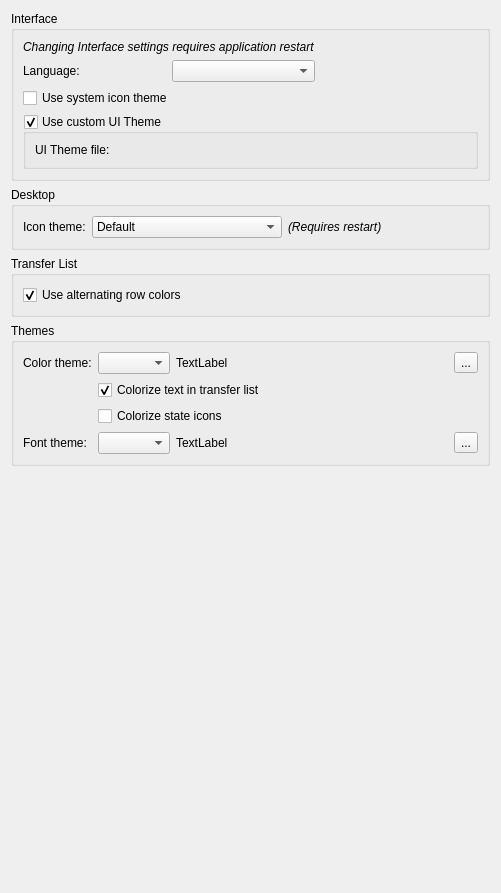
          <widget class="QWidget" name="scrollAreaWidgetContents_5">
           <property name="geometry">
            <rect>
             <x>0</x>
             <y>0</y>
             <width>501</width>
             <height>893</height>
            </rect>
           </property>
           <layout class="QVBoxLayout" name="verticalLayout_25">
            <item>
             <widget class="QGroupBox" name="UISettingsBox">
              <property name="title">
               <string>Interface</string>
              </property>
              <layout class="QGridLayout" name="gridLayout_81">
               <item row="3" column="0" colspan="3">
                <widget class="QGroupBox" name="checkUseCustomTheme">
                 <property name="title">
                  <string>Use custom UI Theme</string>
                 </property>
                 <property name="checkable">
                  <bool>true</bool>
                 </property>
                 <layout class="QHBoxLayout" name="horizontalLayout_18">
                  <item>
                   <widget class="QLabel" name="label_16">
                    <property name="text">
                     <string>UI Theme file:</string>
                    </property>
                   </widget>
                  </item>
                  <item>
                   <widget class="FileSystemPathLineEdit" name="customThemeFilePath" native="true"/>
                  </item>
                 </layout>
                </widget>
               </item>
               <item row="1" column="2">
                <spacer name="horizontalSpacer_111">
                 <property name="orientation">
                  <enum>Qt::Horizontal</enum>
                 </property>
                 <property name="sizeHint" stdset="0">
                  <size>
                   <width>200</width>
                   <height>20</height>
                  </size>
                 </property>
                </spacer>
               </item>
               <item row="1" column="0">
                <widget class="QLabel" name="label_9">
                 <property name="text">
                  <string>Language:</string>
                 </property>
                </widget>
               </item>
               <item row="2" column="0" colspan="2">
                <widget class="QCheckBox" name="checkUseSystemIcon">
                 <property name="text">
                  <string>Use system icon theme</string>
                 </property>
                </widget>
               </item>
               <item row="1" column="1">
                <widget class="QComboBox" name="comboI18n">
                 <property name="minimumSize">
                  <size>
                   <width>0</width>
                   <height>0</height>
                  </size>
                 </property>
                 <property name="sizeAdjustPolicy">
                  <enum>QComboBox::AdjustToContents</enum>
                 </property>
                 <property name="modelColumn">
                  <number>0</number>
                 </property>
                </widget>
               </item>
               <item row="0" column="0" colspan="2">
                <widget class="QLabel" name="label_15">
                 <property name="font">
                  <font>
                   <italic>true</italic>
                  </font>
                 </property>
                 <property name="text">
                  <string>Changing Interface settings requires application restart</string>
                 </property>
                </widget>
               </item>
              </layout>
             </widget>
            </item>
            <item>
             <widget class="QGroupBox" name="groupBoxAppearanceDesktop">
              <property name="title">
               <string>Desktop</string>
              </property>
              <layout class="QFormLayout" name="formLayout">
               <item row="0" column="0">
                <widget class="QLabel" name="label_27">
                 <property name="text">
                  <string>Icon theme:</string>
                 </property>
                </widget>
               </item>
               <item row="0" column="1">
                <layout class="QHBoxLayout" name="horizontalLayout_13">
                 <item>
                  <widget class="QComboBox" name="comboIconTheme">
                   <item>
                    <property name="text">
                     <string>Default</string>
                    </property>
                   </item>
                   <item>
                    <property name="text">
                     <string>Monochrome</string>
                    </property>
                   </item>
                   <item>
                    <property name="text">
                     <string>System theme</string>
                    </property>
                   </item>
                  </widget>
                 </item>
                 <item>
                  <widget class="QLabel" name="lbl_icontheme_info">
                   <property name="font">
                    <font>
                     <italic>true</italic>
                    </font>
                   </property>
                   <property name="text">
                    <string>(Requires restart)</string>
                   </property>
                   <property name="alignment">
                    <set>Qt::AlignLeading|Qt::AlignLeft|Qt::AlignVCenter</set>
                   </property>
                  </widget>
                 </item>
                </layout>
               </item>
              </layout>
             </widget>
            </item>
            <item>
             <widget class="QGroupBox" name="groupBox_5">
              <property name="title">
               <string>Transfer List</string>
              </property>
              <layout class="QVBoxLayout" name="verticalLayout_26">
               <item>
                <widget class="QCheckBox" name="checkAltRowColors">
                 <property name="text">
                  <string extracomment="In transfer list, every other row will have a grey background.">Use alternating row colors</string>
                 </property>
                 <property name="checked">
                  <bool>true</bool>
                 </property>
                </widget>
               </item>
              </layout>
             </widget>
            </item>
            <item>
             <widget class="QGroupBox" name="groupBoxThemes">
              <property name="title">
               <string>Themes</string>
              </property>
              <layout class="QFormLayout" name="formLayout_6">
               <item row="0" column="0">
                <widget class="QLabel" name="label_24">
                 <property name="text">
                  <string>Color theme:</string>
                 </property>
                 <layout class="QHBoxLayout" name="horizontalLayout_18"/>
                </widget>
               </item>
               <item row="0" column="1">
                <layout class="QHBoxLayout" name="horizontalLayout_10">
                 <item>
                  <widget class="QComboBox" name="comboBoxColorTheme">
                   <property name="sizePolicy">
                    <sizepolicy hsizetype="Maximum" vsizetype="Fixed">
                     <horstretch>0</horstretch>
                     <verstretch>0</verstretch>
                    </sizepolicy>
                   </property>
                  </widget>
                 </item>
                 <item>
                  <widget class="QLabel" name="labelColorThemeDescription">
                   <property name="sizePolicy">
                    <sizepolicy hsizetype="MinimumExpanding" vsizetype="Preferred">
                     <horstretch>0</horstretch>
                     <verstretch>0</verstretch>
                    </sizepolicy>
                   </property>
                   <property name="text">
                    <string>TextLabel</string>
                   </property>
                  </widget>
                 </item>
                 <item>
                  <widget class="QToolButton" name="toolButtonExportColorTheme">
                   <property name="toolTip">
                    <string>Export color theme into a file</string>
                   </property>
                   <property name="text">
                    <string>...</string>
                   </property>
                   <property name="icon">
                    <iconset theme="document-export">
                     <normaloff>.</normaloff>.</iconset>
                   </property>
                  </widget>
                 </item>
                </layout>
               </item>
               <item row="1" column="1">
                <widget class="QCheckBox" name="checkColorizeTransferList">
                 <property name="text">
                  <string>Colorize text in transfer list</string>
                 </property>
                 <property name="checked">
                  <bool>true</bool>
                 </property>
                </widget>
               </item>
               <item row="2" column="1">
                <widget class="QCheckBox" name="checkColorizeStateIcons">
                 <property name="text">
                  <string>Colorize state icons</string>
                 </property>
                </widget>
               </item>
               <item row="3" column="0">
                <widget class="QLabel" name="label_25">
                 <property name="text">
                  <string>Font theme:</string>
                 </property>
                 <layout class="QHBoxLayout" name="horizontalLayout_19"/>
                </widget>
               </item>
               <item row="3" column="1">
                <layout class="QHBoxLayout" name="horizontalLayout_12">
                 <item>
                  <widget class="QComboBox" name="comboBoxFontTheme">
                   <property name="sizePolicy">
                    <sizepolicy hsizetype="Maximum" vsizetype="Fixed">
                     <horstretch>0</horstretch>
                     <verstretch>0</verstretch>
                    </sizepolicy>
                   </property>
                  </widget>
                 </item>
                 <item>
                  <widget class="QLabel" name="labelFontThemeDescription">
                   <property name="sizePolicy">
                    <sizepolicy hsizetype="MinimumExpanding" vsizetype="Preferred">
                     <horstretch>0</horstretch>
                     <verstretch>0</verstretch>
                    </sizepolicy>
                   </property>
                   <property name="text">
                    <string>TextLabel</string>
                   </property>
                  </widget>
                 </item>
                 <item>
                  <widget class="QToolButton" name="toolButtonExportFontTheme">
                   <property name="toolTip">
                    <string>Export font theme into a file</string>
                   </property>
                   <property name="text">
                    <string>...</string>
                   </property>
                   <property name="icon">
                    <iconset theme="document-export">
                     <normaloff>.</normaloff>.</iconset>
                   </property>
                  </widget>
                 </item>
                </layout>
               </item>
              </layout>
             </widget>
            </item>
            <item>
             <spacer name="verticalSpacer_5">
              <property name="orientation">
               <enum>Qt::Vertical</enum>
              </property>
              <property name="sizeHint" stdset="0">
               <size>
                <width>20</width>
                <height>40</height>
               </size>
              </property>
             </spacer>
            </item>
           </layout>
          </widget>
